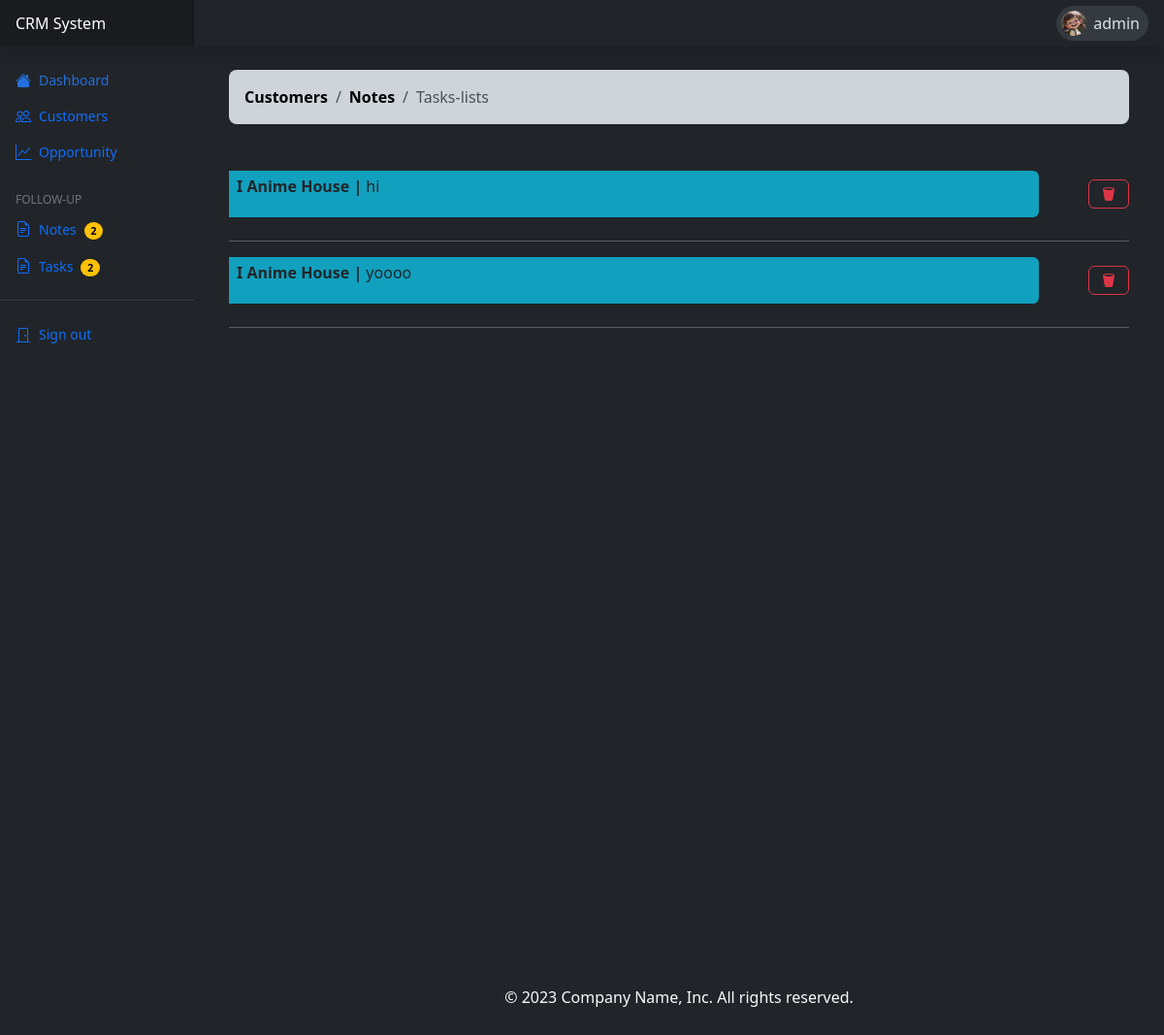
The page /task-list/ (signed in) on the database as committed earlier.
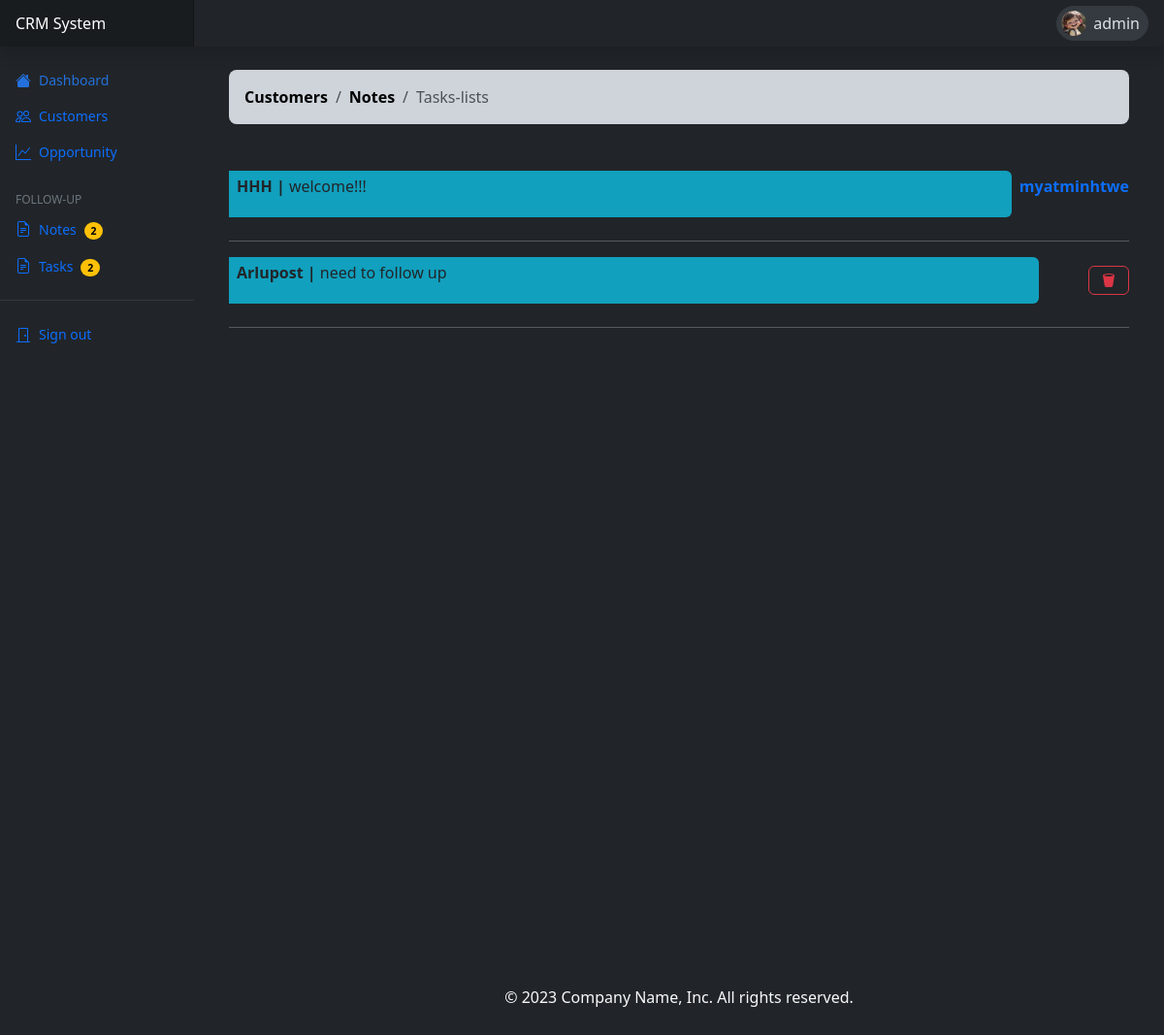
The same page on the database as committed later.
### crms_app/models.py (models this page shows, shortened)
class TaskModel(models.Model):
    note = models.OneToOneField(NoteModel, on_delete=models.CASCADE)
    assigned_by = models.ForeignKey(User, on_delete=models.SET_NULL, null=True, blank=True)

class NoteModel(models.Model):
    note = models.TextField()
    assigned_by = models.ForeignKey(User, on_delete=models.SET_NULL, null=True, blank=True)
    customer = models.ForeignKey('CustomerModel', on_delete=models.CASCADE)

class CustomerModel(models.Model):
    com_name = models.CharField(max_length=100)
    cs_name = models.CharField(max_length=100)
    email = models.EmailField()
    phone = models.IntegerField()
    address = models.TextField()
    industry = models.CharField(max_length=150)
    note = models.TextField(blank=True,null=True)
    modified_date = models.DateField(default=timezone.now,blank=True)
    created_date = models.DateField(default=timezone.now)

### crms_app/views.py (the view)
# urls.py: path('task-list/', views.listTasks, name="task_list"),
@login_required(login_url='/authentication/login')
def listTasks(request):
    tasks = TaskModel.objects.all()
    notes = NoteModel.objects.all()
    return render(request, 'todo/task_list.html', {'tasks': tasks,'notes':notes})

### templates/todo/task_list.html (shortened to what this page needs)
{% extends 'base.html' %}
{% load static %}
{% block content %}
<link rel="stylesheet" href="https://cdn.jsdelivr.net/npm/bootstrap-icons@1.11.2/font/bootstrap-icons.min.css">
<div class="container">
<div class="mt-4 task-text">
    <nav aria-label="breadcrumb">
      <ol class="breadcrumb breadcrumb-chevron p-3 bg-dark-subtle rounded-3">
        <li class="breadcrumb-item">
          <a class="link-body-emphasis fw-semibold text-decoration-none" href="{% url 'crms' %}">Customers</a>
        </li>
        <li class="breadcrumb-item">
          <a class="link-body-emphasis fw-semibold text-decoration-none" href="{% url 'note_list' %}">Notes</a>
        </li>
        <li class="breadcrumb-item active" aria-current="page">
          Tasks-lists
        </li>
      </ol>
    </nav>
</div>
    <div class="card border-0 mt-5 taskcard" style="background-color: var(--bs-bg-dark);min-height: 100vh;">
        {% for task in tasks %}
          <div class="hstack gap-2 mb-2">
            <div class="px-2 py-1 me-auto bg-info bg-opacity-75 border border-0 rounded-end" style="width: 90%;">
              <p class="text-break">
                <span class="fw-semibold">{{ task.note.customer.com_name }} | </span>
                <span id="taskChange">{{ task.note.note }}</span>
              </p>
            </div>
            {% if task.note.assigned_by == user %}
            <button type="button" class="btn btn-outline-danger" data-bs-toggle="modal"
            data-bs-target="#dtaskModal"><i class="bi bi-trash2-fill"></i></button>
            {% else %}
            <p class="fw-semibold text-primary">{{ task.note.assigned_by.username }}</p>
            {% endif %}
          </div>
        <hr class="text-light">
      {% endfor %}
    </div>
</div>
{% endblock %}

Rows that differ between the two databases and show on the page:
removed TaskModel: note.customer.com_name "I Anime House", note.note "hi"
removed TaskModel: note.customer.com_name "I Anime House", note.note "yoooo"
added TaskModel: note.customer.com_name "HHH", note.note "welcome!!!", note.assigned_by.username "myatminhtwe"
added TaskModel: note.customer.com_name "Arlupost", note.note "need to follow up"
